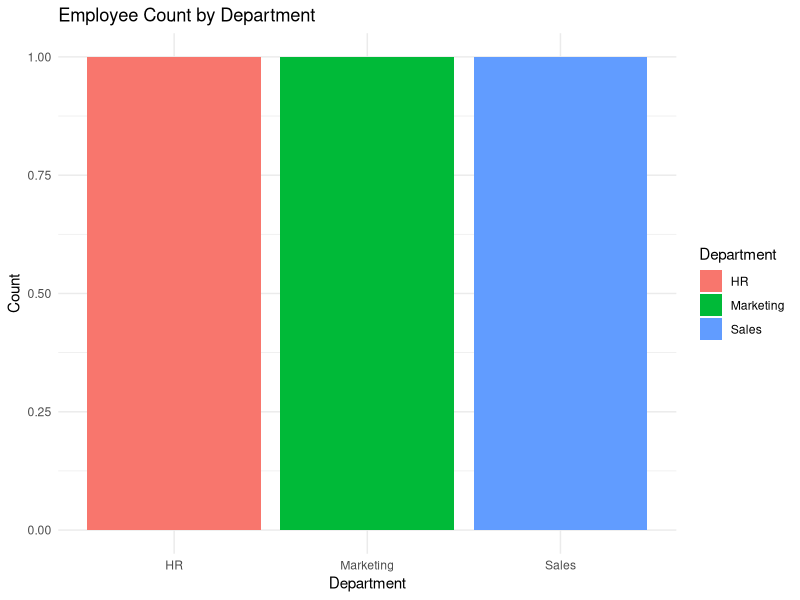

The R source for this figure:
library(ggplot2)

df8_dept <- data.frame(
  Department = c("Sales", "HR", "Marketing")
)

ggplot(df8_dept, aes(x = Department, fill = Department)) +
  geom_bar() +
  labs(title = "Employee Count by Department", x = "Department", y = "Count") +
  theme_minimal()
